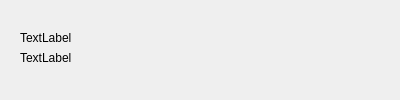
<?xml version="1.0" encoding="UTF-8"?>
<ui version="4.0">
 <class>AboutDialog</class>
 <widget class="QDialog" name="AboutDialog">
  <property name="windowModality">
   <enum>Qt::ApplicationModal</enum>
  </property>
  <property name="geometry">
   <rect>
    <x>0</x>
    <y>0</y>
    <width>400</width>
    <height>100</height>
   </rect>
  </property>
  <property name="windowTitle">
   <string>About</string>
  </property>
  <widget class="QLabel" name="mProductName">
   <property name="geometry">
    <rect>
     <x>20</x>
     <y>30</y>
     <width>361</width>
     <height>16</height>
    </rect>
   </property>
   <property name="text">
    <string>TextLabel</string>
   </property>
  </widget>
  <widget class="QLabel" name="mProductVersion">
   <property name="geometry">
    <rect>
     <x>20</x>
     <y>50</y>
     <width>361</width>
     <height>16</height>
    </rect>
   </property>
   <property name="text">
    <string>TextLabel</string>
   </property>
  </widget>
 </widget>
 <resources/>
 <connections/>
</ui>
